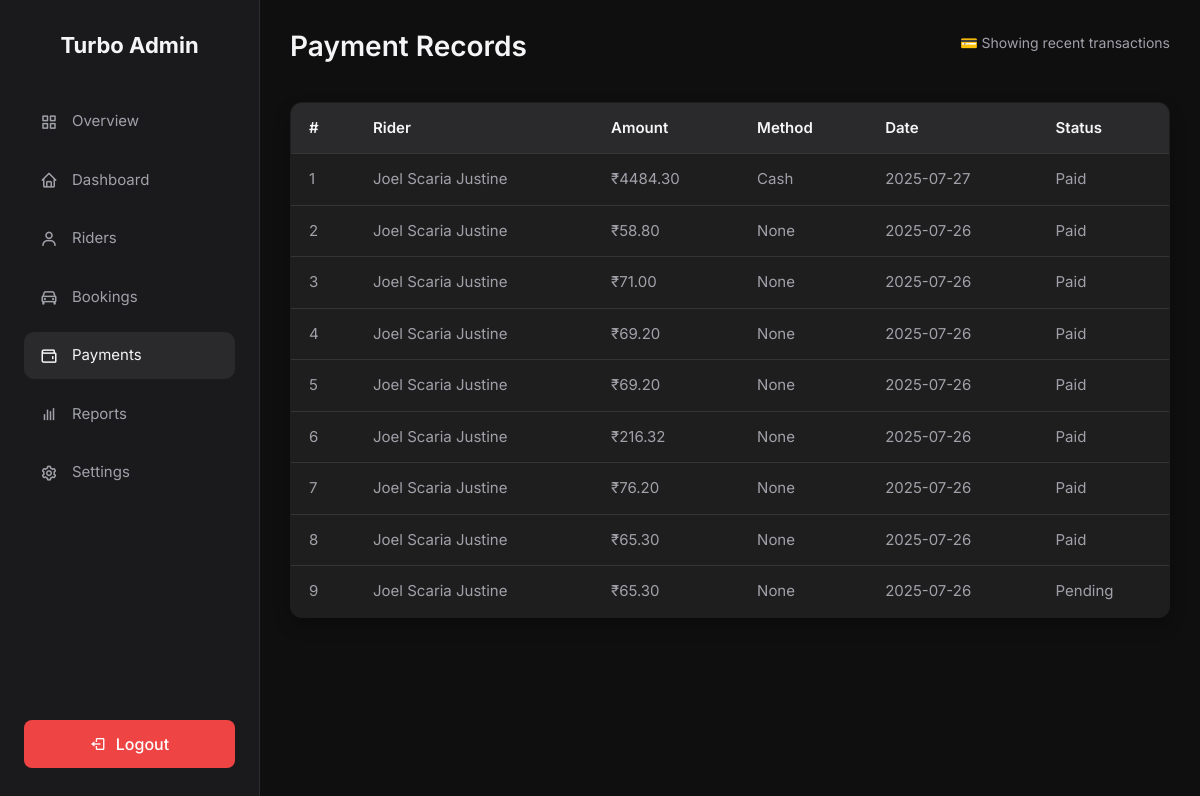
Screenshot of /adminpages/payment/ (signed in) with the database file from the repository.
### riderpages/models.py (models this page shows, shortened)
class Ride(models.Model):
    user = models.ForeignKey(
        settings.AUTH_USER_MODEL,
        on_delete=models.CASCADE,
        related_name='rides_as_rider'
    )
    pickup_location = models.CharField(max_length=255)
    drop_location = models.CharField(max_length=255)
    pickup_lat = models.DecimalField(max_digits=9, decimal_places=6, null=True, blank=True)
    pickup_lng = models.DecimalField(max_digits=9, decimal_places=6, null=True, blank=True)
    drop_lat = models.DecimalField(max_digits=9, decimal_places=6, null=True, blank=True)
    drop_lng = models.DecimalField(max_digits=9, decimal_places=6, null=True, blank=True)
    car_type = models.CharField(max_length=10, choices=CAR_CHOICES)
    distance = models.DecimalField(max_digits=10, decimal_places=2, null=True, blank=True)
    fare = models.DecimalField(max_digits=10, decimal_places=2, null=True, blank=True)
    transaction_id = models.CharField(max_length=100, null=True, blank=True)
    driver = models.ForeignKey(
        'driverpages.DriverProfile',
        on_delete=models.SET_NULL,
        related_name='rides_as_driver',
        null=True,
        blank=True
    )
    payment_method = models.CharField(
        max_length=20,
        choices=PAYMENT_METHOD_CHOICES,
        null=True,
        blank=True
    )
    payment_status = models.CharField(max_length=10, choices=PAYMENT_STATUS_CHOICES, default='UNPAID', db_index=True)
    paid_at = models.DateTimeField(null=True, blank=True)
    status = models.CharField(max_length=20, choices=STATUS_CHOICES, default='PENDING', db_index=True)
    otp_verified = models.BooleanField(default=False)
    accepted_at = models.DateTimeField(null=True, blank=True)
    arrived_at = models.DateTimeField(null=True, blank=True)
    started_at = models.DateTimeField(null=True, blank=True)
    completed_at = models.DateTimeField(null=True, blank=True)
    created_at = models.DateTimeField(auto_now_add=True, db_index=True)
    updated_at = models.DateTimeField(auto_now=True)
    class Meta:
        ordering = ['-created_at']
        indexes = [models.Index(fields=['driver', 'status']), models.Index(fields=['user', 'status'])]

### account/models.py (models this page shows, shortened)
class CustomUser(AbstractUser):
    ROLE_CHOICES = [
        ('driver', 'Driver'),
        ('rider', 'Rider'),
        ('admin', 'Admin'),
    ]
    full_name = models.CharField(max_length=100)
    email = models.EmailField(unique=True)
    role = models.CharField(max_length=10, choices=ROLE_CHOICES)
    phone = models.CharField(max_length=10, default="9999999999")
    email_verified = models.BooleanField(default=False)
    google_sub = models.CharField(max_length=255, unique=True, null=True, blank=True)
    USERNAME_FIELD = 'email'
    REQUIRED_FIELDS = ['username', 'full_name', 'role']

### adminpages/views.py (the view)
# urls.py: path('payment/', views.payment, name='payment'),
@admin_required
def payment(request):
    payments = (
        Ride.objects.select_related('user')
        .filter(fare__isnull=False)
        .order_by('-created_at')
    )
    return render(request, 'adminpages/payment.html', {'payments': payments})

### turbo/context_processors.py (called while the page is built)
def google_signin(request):
    return {
        'GOOGLE_CLIENT_ID': getattr(settings, 'GOOGLE_OAUTH_CLIENT_ID', ''),
        'GOOGLE_SITE_VERIFICATION': getattr(settings, 'GOOGLE_SITE_VERIFICATION', ''),
    }

### templates/adminpages/payment.html
{% extends 'adminpages/base.html' %}
{% block content %}
<div class="main">
  <div class="header">
    <h1>Payment Records</h1>
    <p>💳 Showing recent transactions</p>
  </div>
  <table>
    <thead>
      <tr>
        <th>#</th>
        <th>Rider</th>
        <th>Amount</th>
        <th>Method</th>
        <th>Date</th>
        <th>Status</th>
      </tr>
    </thead>
    <tbody>
      {% for payment in payments %}
      <tr>
        <td>{{ forloop.counter }}</td>
        <td>{{ payment.user.full_name }}</td>
        <td>₹{{ payment.fare|floatformat:2 }}</td>
        <td>{{ payment.get_payment_method_display }}</td>
        <td>{{ payment.created_at|date:"Y-m-d" }}</td>
        {% if payment.status == "PENDING" %}
          <td class="pending">Pending</td>
        {% else %}
          <td class="paid">Paid</td>
        {% endif %}
      </tr>
      {% empty %}
      <tr>
        <td colspan="6" style="text-align: center;">No payment records found.</td>
      </tr>
      {% endfor %}
    </tbody>
  </table>
</div>
{% endblock %}

### static/adminpages/css/style.css (style rules this page uses)
:root { --bg-dark: #0f0f0f; --bg-sidebar: #1a1a1c; --card-bg: #1e1e1e; --text-light: #f5f5f7; --text-muted: #a1a1aa; --accent: #3b82f6; --danger: #ef4444; --hover-bg: #2a2a2c; --border: #2d2d2f; --green: #10b981; --orange: #f59e0b; --blue: #3b82f6; }
* { margin: 0; padding: 0; box-sizing: border-box; }
body { font-family: 'Inter', sans-serif; display: flex; height: 100vh; background-color: var(--bg-dark); color: var(--text-light); }
.main { flex-grow: 1; padding: 30px; overflow-y: auto; background-color: var(--bg-dark); }
.header { display: flex; justify-content: space-between; align-items: center; margin-bottom: 30px; }
.header h1 { font-size: 28px; font-weight: 600; color: var(--text-light); }
.header p { font-size: 14px; color: var(--text-muted); }
table { width: 100%; border-collapse: collapse; background: var(--card-bg); border-radius: 12px; overflow: hidden; box-shadow: 0 8px 16px rgba(0, 0, 0, 0.25); border: 1px solid var(--border); }
thead { background-color: var(--hover-bg); color: var(--text-light); }
th, td { padding: 14px 18px; text-align: left; font-size: 15px; border-bottom: 1px solid #353535; }
th { color: var(--text-light); font-weight: 600; }
td { color: var(--text-muted); }

### rows the page displays
Ride: user.full_name "Joel Scaria Justine", fare "4484.30", payment_method "Cash", created_at "2025-07-27", status "Paid"
Ride: user.full_name "Joel Scaria Justine", fare "58.80", payment_method "None", created_at "2025-07-26", status "Paid"
Ride: user.full_name "Joel Scaria Justine", fare "71.00", payment_method "None", created_at "2025-07-26", status "Paid"
Ride: user.full_name "Joel Scaria Justine", fare "69.20", payment_method "None", created_at "2025-07-26", status "Paid"
Ride: user.full_name "Joel Scaria Justine", fare "69.20", payment_method "None", created_at "2025-07-26", status "Paid"
Ride: user.full_name "Joel Scaria Justine", fare "216.32", payment_method "None", created_at "2025-07-26", status "Paid"
Ride: user.full_name "Joel Scaria Justine", fare "76.20", payment_method "None", created_at "2025-07-26", status "Paid"
Ride: user.full_name "Joel Scaria Justine", fare "65.30", payment_method "None", created_at "2025-07-26", status "Paid"
Ride: user.full_name "Joel Scaria Justine", fare "65.30", payment_method "None", created_at "2025-07-26", status "Pending"
